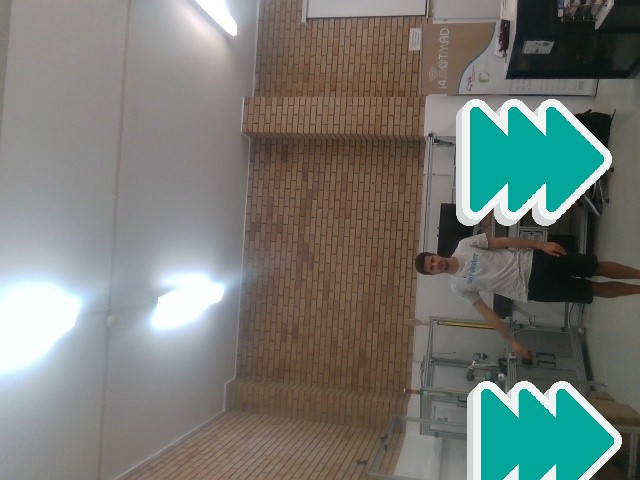
#> input picture Others/image301_2.jpg, 640 x 480 px
$ python person_identification.py
#> lines starting #> are read from the running program, lines starting #| are printed output that depends on the picture
from cvlib.object_detection import YOLO
import cvlib as cv
from cvlib.object_detection import draw_bbox
import cv2
import matplotlib.pyplot as plt
import math

## Define the image
image_path = "image301_2.jpg"


## Read the image
frame = cv2.imread(image_path)
#> frame is the input picture: shape (480, 640, 3); mean B, G, R 115.7, 121.3, 116.4
## Get the sizes of the image
width_image, height_image = frame.shape[:2]
#> width_image = 480; height_image = 640
## Rotate the image to identify the person
frame = cv2.rotate(frame, cv2.ROTATE_90_CLOCKWISE)
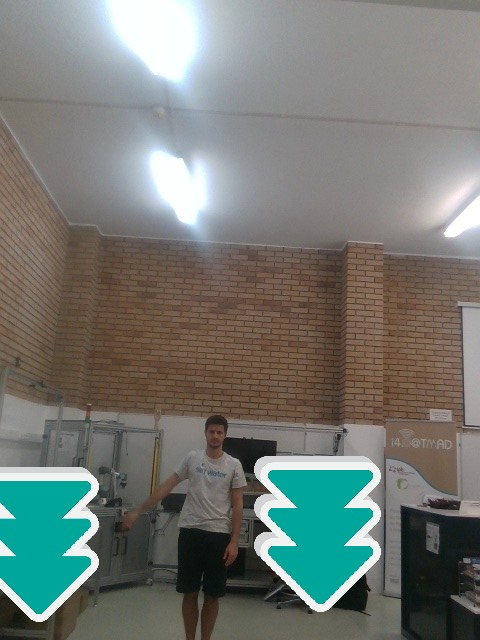
#> frame: shape (640, 480, 3); mean B, G, R 115.7, 121.3, 116.4
#> (the run stopped early here; a loop or call above may not have finished)

$ run again, with Others/image200.jpg copied over Others/image301_2.jpg
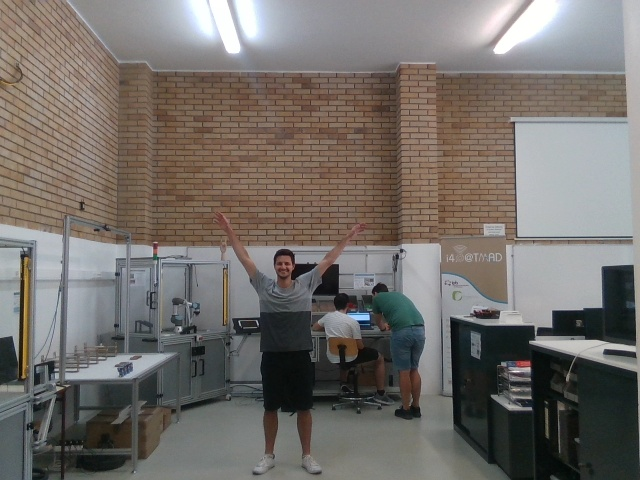
#> input picture Others/image200.jpg, 640 x 480 px
#> frame is the input picture: shape (480, 640, 3); mean B, G, R 106.2, 110.6, 115.4
#> `frame = cv2.rotate(frame, cv2.ROTATE_90_CLOCKWISE)`:
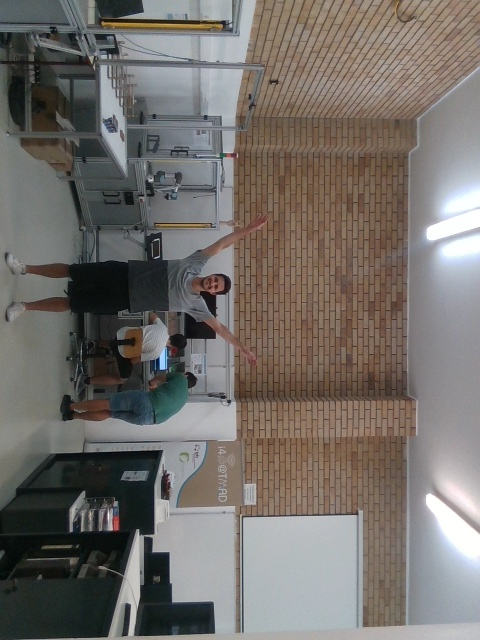
#> frame: shape (640, 480, 3); mean B, G, R 106.2, 110.6, 115.4

$ run again, with Others/image300.jpg copied over Others/image301_2.jpg
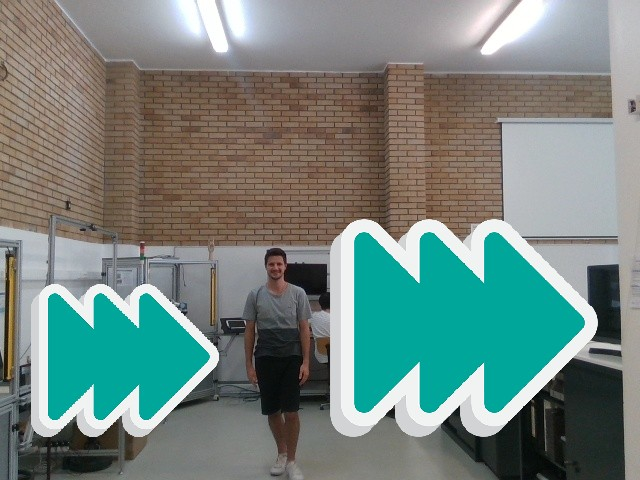
#> input picture Others/image300.jpg, 640 x 480 px
#> frame is the input picture: shape (480, 640, 3); mean B, G, R 126.7, 132.7, 114.7
#> `frame = cv2.rotate(frame, cv2.ROTATE_90_CLOCKWISE)`:
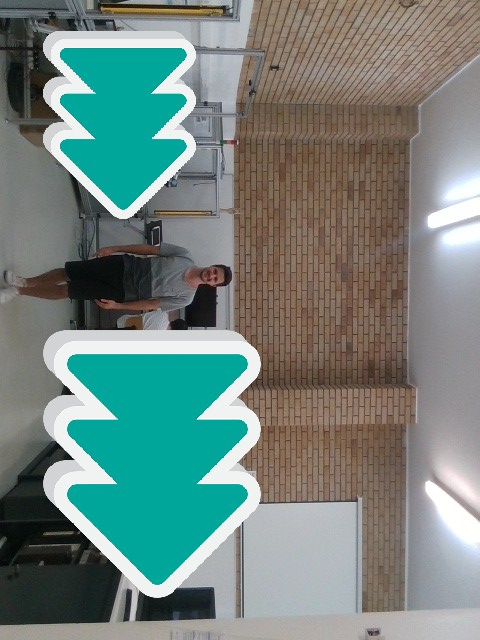
#> frame: shape (640, 480, 3); mean B, G, R 126.7, 132.7, 114.7
